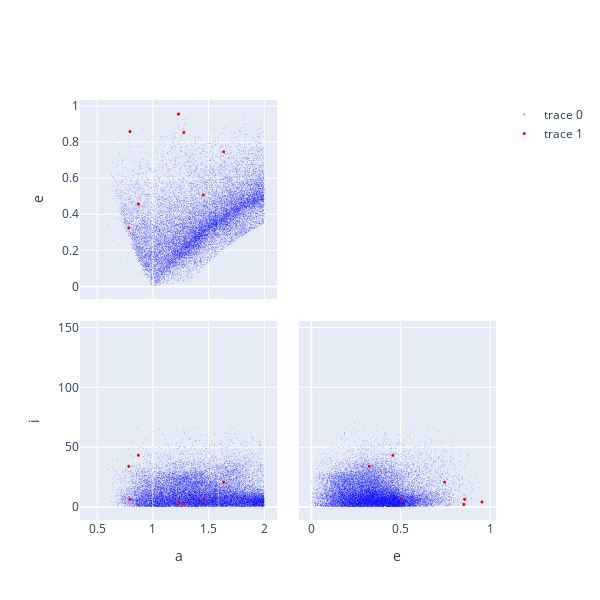

Write notebook code for a chart like this one.
### Code cell
a_int = orbit_elements[:,0]
a_int = a_int[(a_int > 0) & (a_int < 2)]
e_int = orbit_elements[:,1]
e_int = e_int[(e_int > 0) & (e_int < 1)]
i_int = orbit_elements[:,2]

fig = go.Figure()

# Agregar el scatter plot principal
fig.add_trace(go.Splom(
    dimensions=[dict(label='a', values=a),
                dict(label='e', values=e),
                dict(label='i', values=i)],
    showupperhalf=False,
    diagonal_visible=False,
    opacity=0.5,
    marker=dict(showscale=False, color='blue', size=0.7)
))

# Agregar los 10 puntos en rojo
fig.add_trace(go.Splom(
    dimensions=[dict(label='a', values=a_int),
                dict(label='e', values=e_int),
                dict(label='i', values=i_int)],
    showupperhalf=False,
    diagonal_visible=False,
    opacity=1.0,  # Puntos completamente visibles
    marker=dict(showscale=False, color='red', size=3)  # Rojo y más grandes
))

# Ajustar el layout
fig.update_layout(
    width=600,
    height=600
)

fig.show()

### Figure 1 — Plotly figure (JSON) as saved in the notebook; plotly's stock layout.template omitted (floating-point values rounded to 4 significant figures; data arrays with more than 128 entries replaced by an {"elided": "..."} marker saying what was removed)
{"data": [{"diagonal": {"visible": false}, "dimensions": [{"label": "a", "values": {"elided": "22592 float values"}}, {"label": "e", "values": {"elided": "22592 float values"}}, {"label": "i", "values": {"elided": "22592 float values"}}], "marker": {"color": "blue", "showscale": false, "size": 0.7}, "opacity": 0.5, "showupperhalf": false, "type": "splom"}, {"diagonal": {"visible": false}, "dimensions": [{"label": "a", "values": [1.231, 1.452, 0.8702, 0.7839, 1.278, 0.7952, 1.636]}, {"label": "e", "values": [0.9576, 0.5087, 0.4585, 0.3264, 0.856, 0.8606, 0.7486, 0.5403, 0.8523, 0.7871, 0.7907, 0.7872, 0.9341, 0.7193, 0.3384, 0.5945, 0.7414, 0.2885, 0.5493]}, {"label": "i", "values": [4.268, 6.539, 43.35, 34.1, 2.211, 6.478, 20.89, 36.6, 144.5, 4.234, 6.049, 7.284, 12.63, 2.858, 26.12, 22.77, 7.003, 43.29, 16.76, 7.204]}], "marker": {"color": "red", "showscale": false, "size": 3}, "opacity": 1, "showupperhalf": false, "type": "splom"}], "layout": {"height": 600, "width": 600}}
